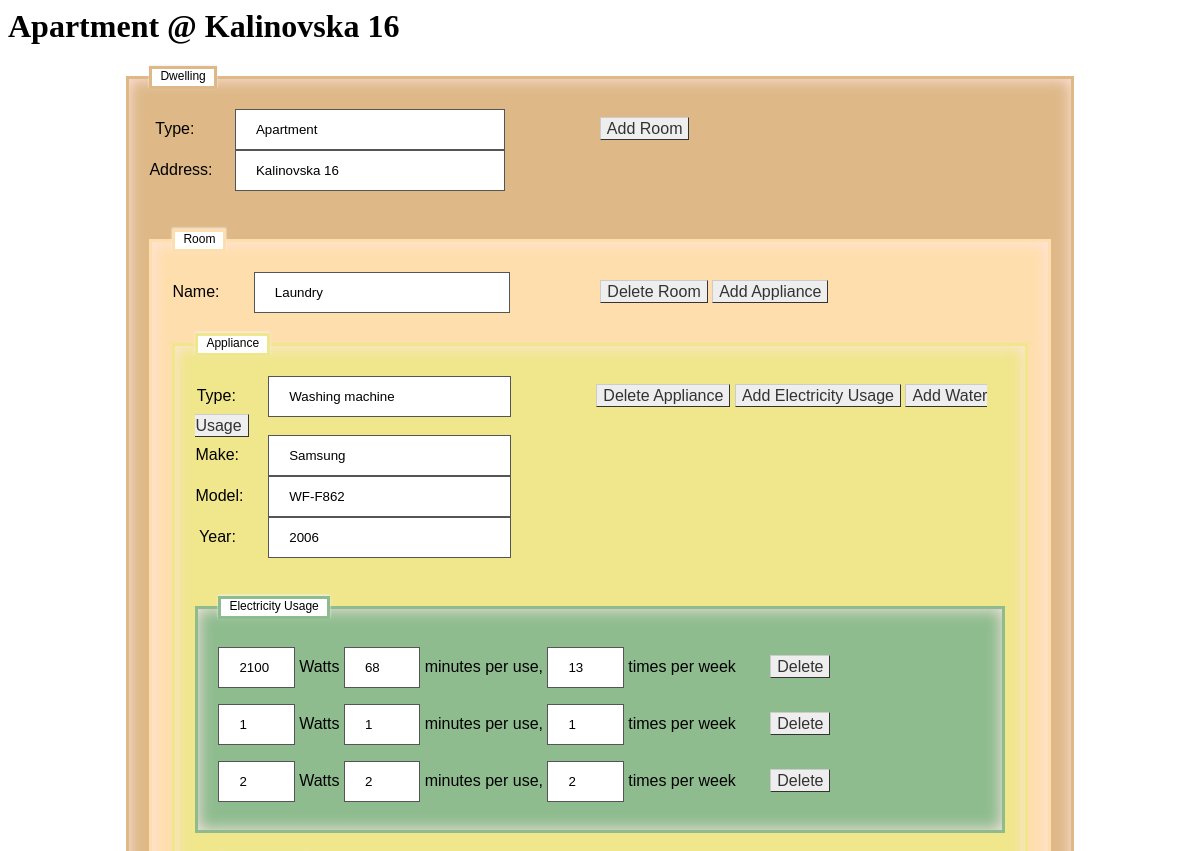
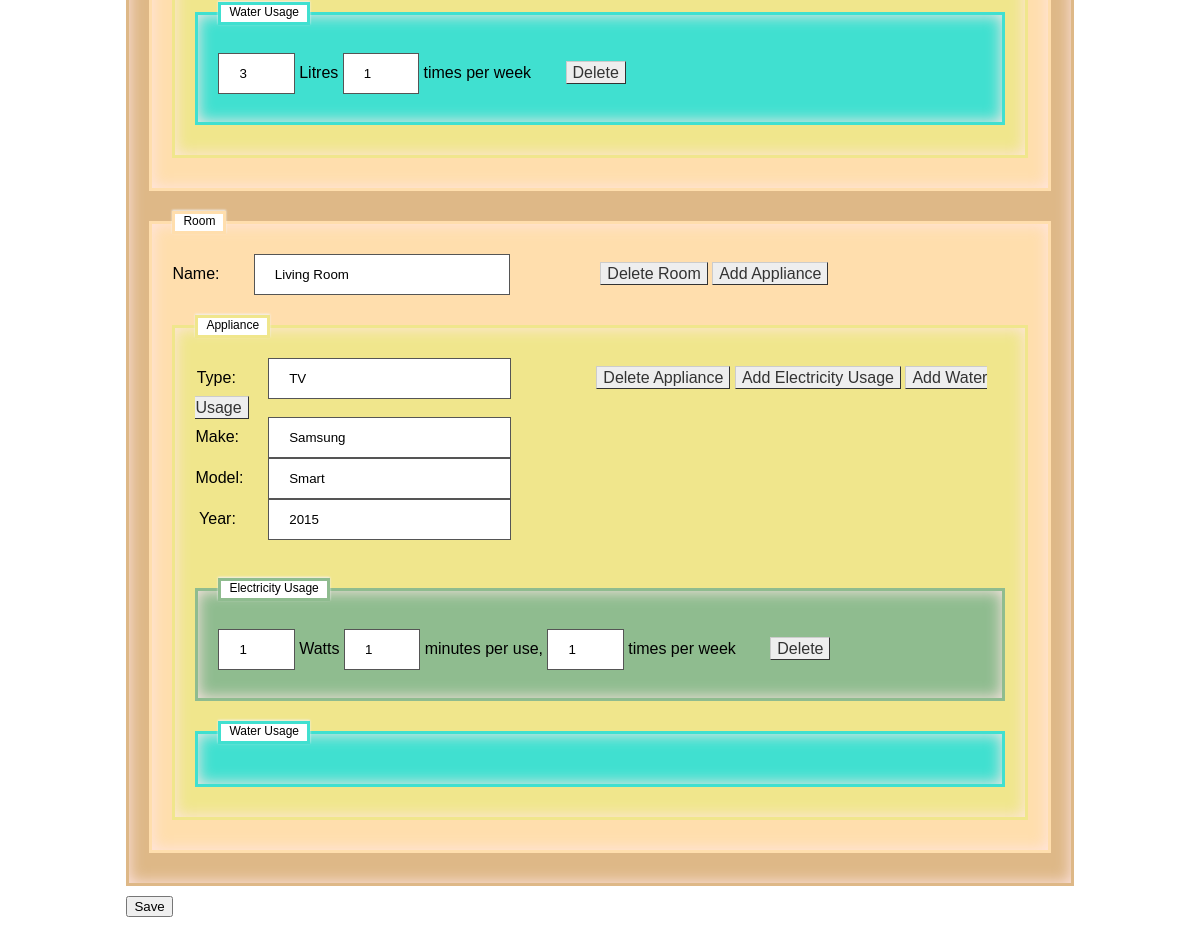
Page /expenses/1/ on the earlier database version (2 pictures, top to bottom).
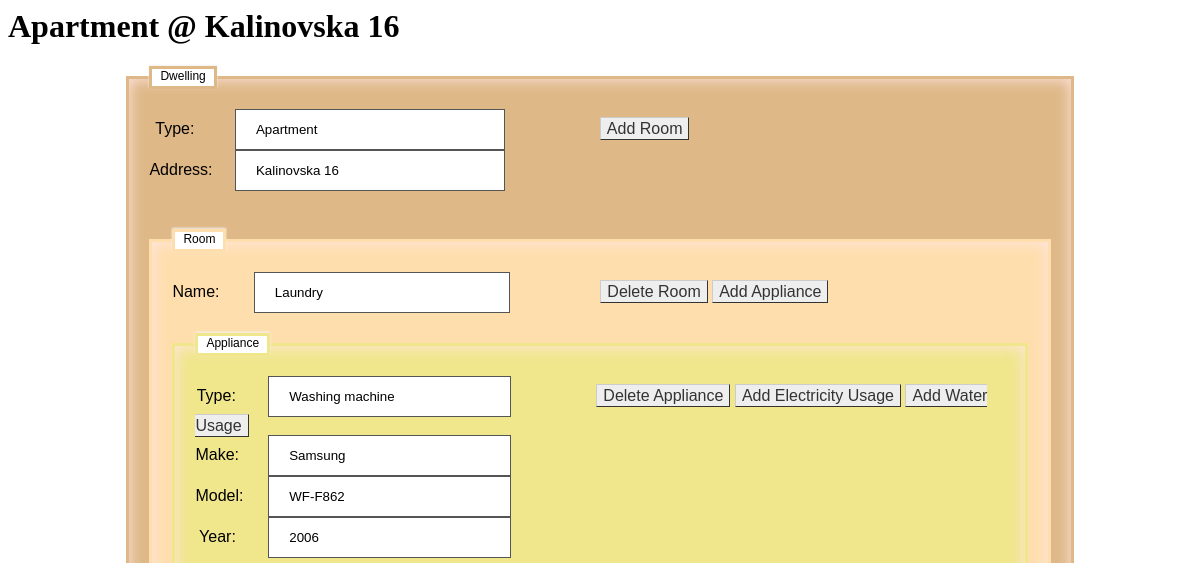
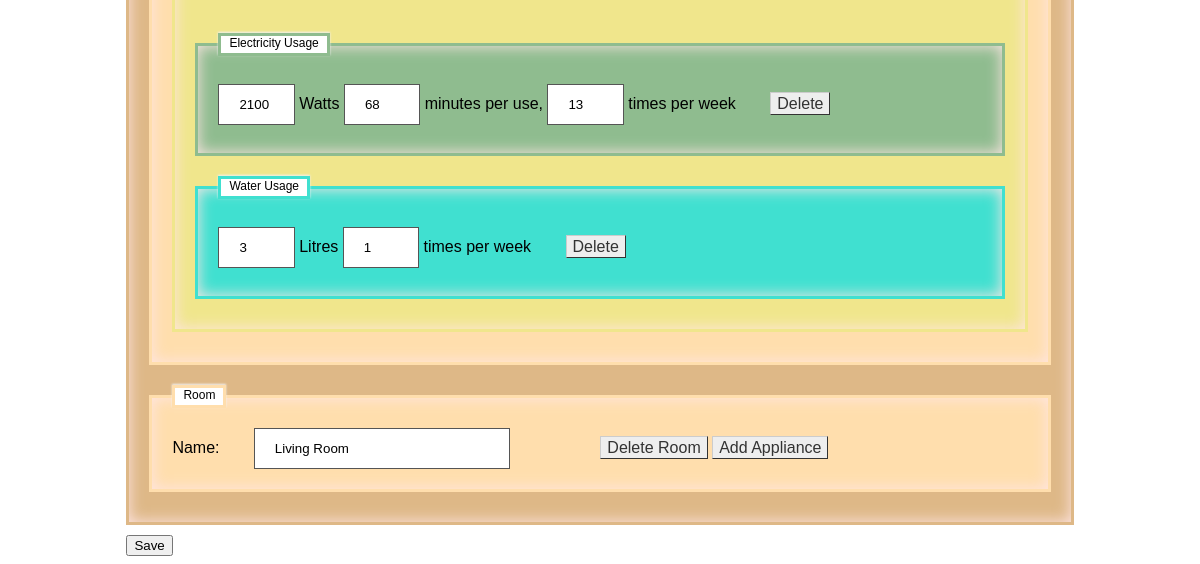
Same page on the later database version (2 pictures, top to bottom).
### expenses/models.py (models this page shows, shortened)
class Dwelling(models.Model):
    type = models.CharField(max_length=200)
    address = models.CharField(max_length=200)
    def __str__(self):
        return self.type + ' @ ' + self.address

class Room(models.Model):
    dwelling = models.ForeignKey(Dwelling, on_delete=models.CASCADE)
    name = models.CharField(max_length=200)

class Appliance(models.Model):
    room = models.ForeignKey(Room, on_delete=models.DO_NOTHING)
    type = models.CharField(max_length=200)
    make = models.CharField(max_length=200)
    model = models.CharField(max_length=200)
    year = models.IntegerField()
    uses_electricity = models.BooleanField(default=False)
    uses_water = models.BooleanField(default=False)
    uses_gas = models.BooleanField(default=False)

class ElectricityUsage(models.Model):
    appliance = models.ForeignKey(Appliance, on_delete=models.CASCADE)
    watts = models.IntegerField()
    time_minutes = models.IntegerField()
    occurrences_per_week = models.IntegerField()

class WaterUsage(models.Model):
    appliance = models.ForeignKey(Appliance, on_delete=models.CASCADE)
    litres = models.IntegerField()
    occurrences_per_week = models.IntegerField()

### expenses/views.py (the view)
# urls.py: url(r'^(?P<dwelling_id>[0-9]+)/$', views.dwelling_detail, name='dwelling_detail'),
def dwelling_detail(request, dwelling_id):
    dwelling = Dwelling.objects.get(pk=dwelling_id)
    context = {'dwelling': dwelling}
    return render(request, 'expenses/dwelling_detail.html', context)

### expenses/templates/expenses/dwelling_detail.html (shortened to what this page needs)
{% load staticfiles %}
<html>
<head>
<link rel="stylesheet" href="{% static 'expenses/dwelling.css' %}">
</head>
<body>
<h1>{{ dwelling }}</h1>
<form action="{% url 'dwelling_update' dwelling.id %}" method="post">
<fieldset><legend>Dwelling</legend>
<label class="dwelling">Type:</label>
<input class="dwelling" type="text" name="type{{ dwelling.id }}" value="{{ dwelling.type }}" />
<a href="{% url 'room_add' dwelling.id %}" class="button">Add Room</a><br/>
<label class="dwelling">Address:</label>
<input class="dwelling" type="text" name="address{{ dwelling.id }}" value="{{ dwelling.address }}" /><br/>
{% for room in dwelling.room_set.all %}
    <fieldset class="room"><legend class="room">Room</legend>
    <label class="dwelling">Name:</label>
    <input class="dwelling" type="text" name="room_name{{ room.id }}" value="{{ room.name }}" />
    <a href="{% url 'room_delete' room.id %}" class="button">Delete Room</a>
    <a href="{% url 'appliance_add' room.id %}" class="button">Add Appliance</a>
    <br/>
    {% for appliance in room.appliance_set.all %}
        <fieldset class="appliance"><legend class="appliance">Appliance</legend>
        <label class="dwelling">Type:</label><input type="text" class="dwelling" name="appliance_type{{ appliance.id }}" value="{{ appliance.type }}" />
        <a href="{% url 'appliance_delete' appliance.id %}" class="button">Delete Appliance</a>
        <a href="{% url 'electricity_usage_add' appliance.id %}" class="button">Add Electricity Usage</a>
        <a href="{% url 'water_usage_add' appliance.id %}" class="button">Add Water Usage</a></br>
        <label class="dwelling">Make:</label><input type="text" class="dwelling" name="appliance_make{{ appliance.id }}" value="{{ appliance.make }}" /></br>
        <label class="dwelling">Model:</label><input type="text" class="dwelling" name="appliance_model{{ appliance.id }}" value="{{ appliance.model }}" /></br>
        <label class="dwelling">Year:</label><input type="text" class="dwelling" name="appliance_year{{ appliance.id }}" value="{{ appliance.year }}" /></br>
        <fieldset class="electricity_usage"><legend class="electricity_usage">Electricity Usage</legend>
        {% for electricity_usage in appliance.electricityusage_set.all %}
            <input type="text"  class="electricity_usage" name="electricity_usage_watts{{ electricity_usage.id }}" value="{{ electricity_usage.watts }}" />
            <label>Watts</label>
            <input type="text" class="electricity_usage" name="electricity_usage_time_minutes{{ electricity_usage.id }}" value="{{ electricity_usage.time_minutes }}" />
            <label>minutes per use, </label>
            <input type="text" class="electricity_usage" name="electricity_usage_occurrences_per_week{{ electricity_usage.id }}" value="{{ electricity_usage.occurrences_per_week }}" />
            <label style="margin-right: 30px;">times per week</label></t>
            <a href="{% url 'electricity_usage_delete' electricity_usage.id %}" class="button">Delete</a></br>
        {% endfor %}
        </fieldset>
        <fieldset class="water_usage"><legend class="water_usage">Water Usage</legend>
        {% for water_usage in appliance.waterusage_set.all %}
            <input type="text"  class="water_usage" name="water_usage_litres{{ water_usage.id }}" value="{{ water_usage.litres }}" />
            <label>Litres</label>
            <input type="text" class="water_usage" name="water_usage_occurrences_per_week{{ water_usage.id }}" value="{{ water_usage.occurrences_per_week }}" />
            <label style="margin-right: 30px;">times per week</label>
            <a href="{% url 'water_usage_delete' water_usage.id %}" class="button">Delete</a></br>
        {% endfor %}
        </fieldset>
        </fieldset>
    {% endfor %}
    </fieldset>
{% endfor %}
</fieldset>
<input type="submit" value="Save" />
</form>
</body>
</html>

### expenses/static/expenses/dwelling.css (style rules this page uses)
form { width: 80%; margin: 0 auto; }
.button { text-decoration: none; background-color: #EEEEEE; color: #333333; padding: 2px 6px 2px 6px; border-top: 1px solid #CCCCCC; border-right: 1px solid #333333; border-bottom: 1px solid #333333; border-left: 1px solid #CCCCCC; }
label.dwelling, input.dwelling { display: inline-block; }
label.dwelling { width: 5%; text-align: right; }
label.dwelling + input.dwelling { width: 30%; margin: 0 10% 0 4%; }
input[type=text] { width: 100%; padding: 12px 20px; margin: 8px 0; box-sizing: border-box; border: 1px solid #555; outline: none; font-family: Verdana, sans-serif; }
input[type=text].electricity_usage { width: 10%; }
input[type=text].water_usage { width: 10%; }
fieldset { margin: 20px 0px 10px 0px; border: 3px solid BurlyWood; padding: 20px; background: BurlyWood; box-shadow: inset 0px 0px 15px #FFE5E5; -moz-box-shadow: inset 0px 0px 15px #FFE5E5; -webkit-box-shadow: inset 0px 0px 15px #FFE5E5; font-family: Verdana, sans-serif; }
fieldset.room { background: NavajoWhite; border: 3px solid NavajoWhite; }
fieldset.appliance { background: Khaki; border: 3px solid Khaki; }
fieldset.electricity_usage { background: DarkSeaGreen; border: 3px solid DarkSeaGreen; }
fieldset.water_usage { background: Turquoise; border: 3px solid Turquoise; }
fieldset legend { color: black; border: 3px solid BurlyWood; background: white; padding: 0px 8px 3px 8px; box-shadow: -0px -1px 2px #F1F1F1; -moz-box-shadow:-0px -1px 2px #F1F1F1; -webkit-box-shadow:-0px -1px 2px #F1F1F1; font-weight: normal; font-size: 12px; font-family: Verdana, sans-serif; }
fieldset legend.room { border: 3px solid NavajoWhite; }
fieldset legend.appliance { border: 3px solid Khaki; }
fieldset legend.electricity_usage { border: 3px solid DarkSeaGreen; }
fieldset legend.water_usage { border: 3px solid Turquoise; }

Differences in the rows shown:
removed ElectricityUsage: watts "1", time_minutes "1", occurrences_per_week "1"
removed ElectricityUsage: watts "2", time_minutes "2", occurrences_per_week "2"
removed Appliance: type "TV", make "Samsung", model "Smart", year "2015", shown under Room "Living Room"
removed ElectricityUsage: watts "1", time_minutes "1", occurrences_per_week "1"
